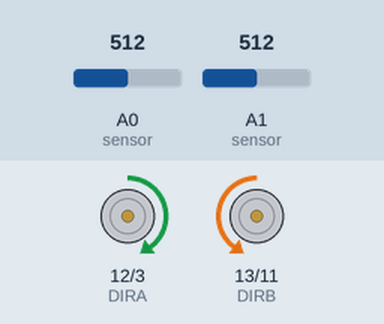
Recording of a sketch running on a simulated Arduino Uno, built with avr-gcc and run on an emulated ATmega328P. Parts: direction and speed pins drawn as motors (green arrow = direction pin HIGH = forward, orange = LOW = backward, longer = more drive). The inputs (shaded band) are chosen by the test bench; at power-on: A0 (sensor) = 512, A1 (sensor) = 512.

Above: at 1.2 s.
1.3 s: A0 (sensor) set to 232
2.8 s: A0 (sensor) set to 210
At 3.4 s:
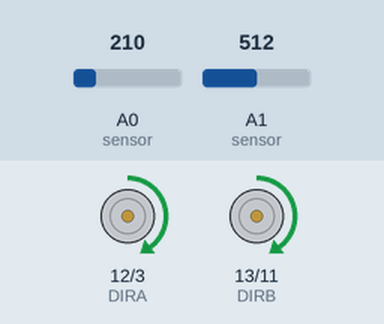
4.3 s: A1 (sensor) set to 241
5.8 s: A1 (sensor) set to 212
At 6.2 s:
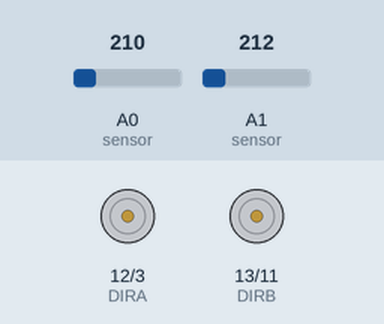
8.3 s: A0 (sensor) set to 306
At 9.6 s:
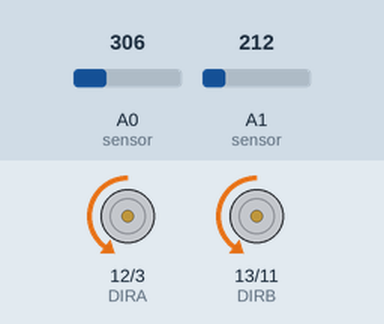
10.3 s: A0 (sensor) set to 122
At 11.8 s:
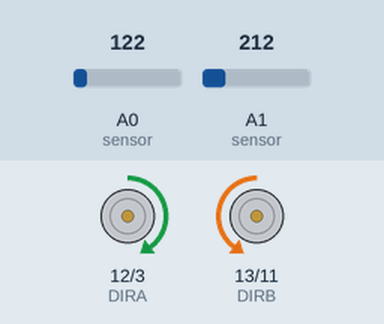
Timing chart, 0 to 13.8 s (numbered marks = the images above; inputs shaded):
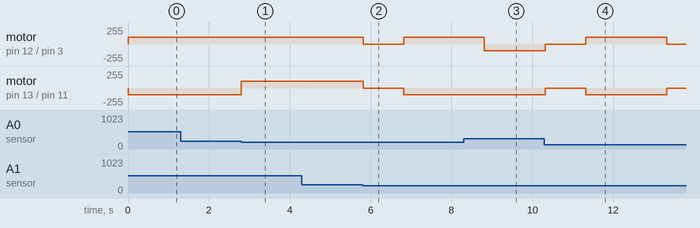

The sketch:

Line_following2.ino
```cpp
#define BLACK 0

#define WHITE 1

#define CW  1

#define CCW 0

#define MOTOR_LEFT 0

#define MOTOR_RIGHT 1

const byte PWMA = 3;

const byte PWMB = 11;

const byte DIRA = 12;

const byte DIRB = 13;

int sensor0, sensor1;

int sensorLeft, sensorRight;

void setup() {

  Serial.begin(9600);

  setupArdumoto();

}

void loop() {

  readSensors();

  sensorRight = colorFinder(sensor0);

  sensorLeft  = colorFinder(sensor1);


  robotControl(sensorLeft,sensorRight);

  if (sensorLeft == WHITE && sensorRight == WHITE){

   robotStop();

   delay(1000);

   robotForward(100,100);

   delay(2000);

  }

  robotControl(sensorLeft,sensorRight);

}

void setupArdumoto()

{

  pinMode(PWMA, OUTPUT);

  pinMode(PWMB, OUTPUT);

  pinMode(DIRA, OUTPUT);

  pinMode(DIRB, OUTPUT);


  digitalWrite(PWMA, LOW);

  digitalWrite(PWMB, LOW);

  digitalWrite(DIRA, LOW);

  digitalWrite(DIRB, LOW);

}

void driveArdumoto(byte motor, byte dir, byte spd)

{

  if(motor == MOTOR_RIGHT)

  {

    digitalWrite(DIRA, dir);

    analogWrite(PWMA, spd);

  }

  else if(motor == MOTOR_LEFT)

  {

    digitalWrite(DIRB, dir);

    analogWrite(PWMB, spd);

  }

}

void robotForward(int powerLeft, int powerRight)

{

  driveArdumoto(MOTOR_RIGHT,CW,powerRight);

  driveArdumoto(MOTOR_LEFT,CCW,powerLeft);

}


void robotBackward(int powerLeft, int powerRight)

{

  driveArdumoto(MOTOR_RIGHT,CCW,powerRight);

  driveArdumoto(MOTOR_LEFT,CW,powerLeft);

}


void robotRight(int powerLeft, int powerRight)

{

  driveArdumoto(MOTOR_RIGHT,CCW,powerRight);

  driveArdumoto(MOTOR_LEFT,CCW,powerLeft);

}


void robotLeft(int powerLeft, int powerRight)

{

  driveArdumoto(MOTOR_RIGHT,CW,powerRight);

  driveArdumoto(MOTOR_LEFT,CW,powerLeft);

}


void robotStop()

{

  stopArdumoto(MOTOR_LEFT);

  stopArdumoto(MOTOR_RIGHT);

}


void stopArdumoto(byte motor)

{

  driveArdumoto(motor, 0, 0);

}


void readSensors(){

  sensor0 = 1023 - analogRead(A0);  // sensor Right

  sensor1 = 1023 - analogRead(A1);  // sensor Left

}


char colorFinder(int sensorValue) {

   char color;

   const int THRESHOLD = 800;

  if(sensorValue > THRESHOLD)

    color = WHITE;

   else

     color = BLACK;

   return color;

}


void robotControl(int sensorLeft, int sensorRight){

  if (sensorLeft == BLACK && sensorRight == BLACK){

      robotForward(100,100);

  }

  else if (sensorLeft == BLACK && sensorRight == WHITE) {

              robotLeft(100,100);

              delay(30);

    }

   else if (sensorLeft == WHITE && sensorRight == BLACK) {

              robotRight(100,100);

              delay(30);

    }

   else

              robotStop();

 }
```

Measured:
- the behaviour switches between 223 and 222 on A0 (sensor) (found by bisection; images 0 and 1)
- the behaviour switches between 223 and 222 on A1 (sensor) (found by bisection; images 1 and 2)
- after the input at 1.3 s, every drawn part: stays the same
- after the input at 2.8 s, motor on pin 13 (DIRB) / pin 11 (PWMB): backward 100/255 → forward 100/255 at once
- after the input at 4.3 s, every drawn part: stays the same
- after the input at 5.8 s, motor on pin 12 (DIRA) / pin 3 (PWMA): forward 100/255 → stopped at once, → forward 100/255 1.0 s later; motor on pin 13 (DIRB) / pin 11 (PWMB): forward 100/255 → stopped at once, → backward 100/255 1.0 s later
- after the input at 8.3 s, motor on pin 13 (DIRB) / pin 11 (PWMB): stays backward 100/255 (without the input it goes to stopped after 0.51 s)
- after the input at 10.3 s, motor on pin 12 (DIRA) / pin 3 (PWMA): backward 100/255 → stopped at once, → forward 100/255 1.0 s later, → stopped 2.0 s later; motor on pin 13 (DIRB) / pin 11 (PWMB): backward 100/255 → stopped at once, → backward 100/255 1.0 s later, → stopped 2.0 s later
